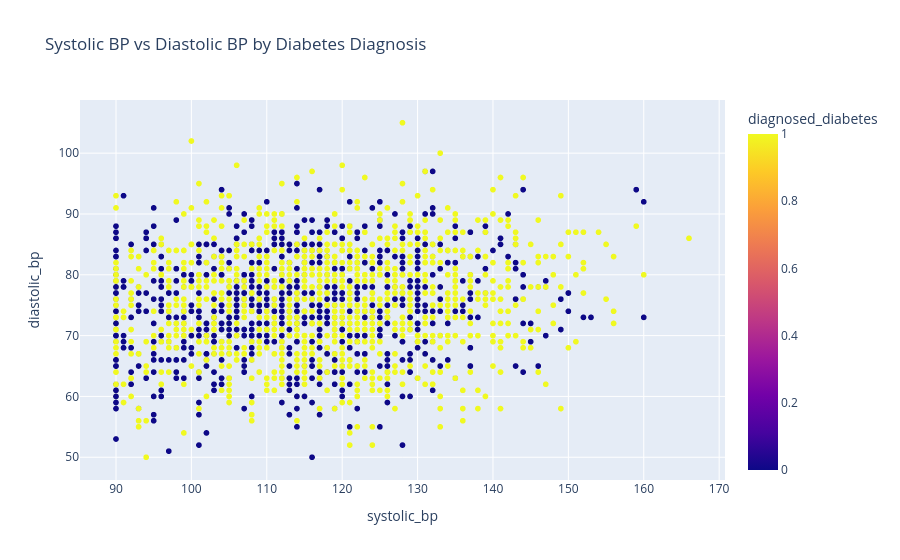

This figure's notebook cell:
### Code cell
# systolic bp vs diastolic bp by diabetes diagnosis
fig = px.scatter(df.sample(n=2000, random_state=42),
                x = 'systolic_bp',
                y = 'diastolic_bp',
                color = 'diagnosed_diabetes',
                title = 'Systolic BP vs Diastolic BP by Diabetes Diagnosis')
fig.show()

### Figure 1 — Plotly figure (JSON) as saved in the notebook; plotly's stock layout.template omitted (floating-point values rounded to 4 significant figures; data arrays with more than 128 entries replaced by an {"elided": "..."} marker saying what was removed)
{"data": [{"hovertemplate": "systolic_bp=%{x}<br>diastolic_bp=%{y}<br>diagnosed_diabetes=%{marker.color}<extra></extra>", "legendgroup": "", "marker": {"color": {"elided": "2000 int values"}, "coloraxis": "coloraxis", "symbol": "circle"}, "mode": "markers", "name": "", "showlegend": false, "type": "scattergl", "x": {"elided": "2000 int values"}, "xaxis": "x", "y": {"elided": "2000 int values"}, "yaxis": "y"}], "layout": {"coloraxis": {"colorbar": {"title": {"text": "diagnosed_diabetes"}}, "colorscale": [[0, "#0d0887"], [0.1111, "#46039f"], [0.2222, "#7201a8"], [0.3333, "#9c179e"], [0.4444, "#bd3786"], [0.5556, "#d8576b"], [0.6667, "#ed7953"], [0.7778, "#fb9f3a"], [0.8889, "#fdca26"], [1, "#f0f921"]]}, "legend": {"tracegroupgap": 0}, "title": {"text": "Systolic BP vs Diastolic BP by Diabetes Diagnosis"}, "xaxis": {"anchor": "y", "domain": [0, 1], "title": {"text": "systolic_bp"}}, "yaxis": {"anchor": "x", "domain": [0, 1], "title": {"text": "diastolic_bp"}}}}
